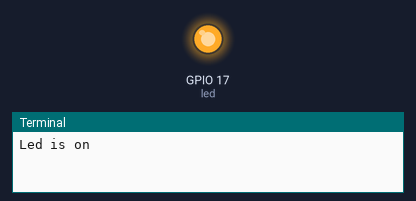
A program run on a simulated Raspberry Pi (BCM pin numbers). Parts: output pins drawn as LEDs (lit = HIGH), the last lines printed to the terminal. The clock reads 2024-03-15 10:24:30 at power-on unless the program sets it; camera commands give no picture and take their timeout (5 s if none is given; 1 s for webcam tools). At 5.3 s the program stops and its outputs stay as they are.

Above: at 0.1 s.
At 5.4 s:
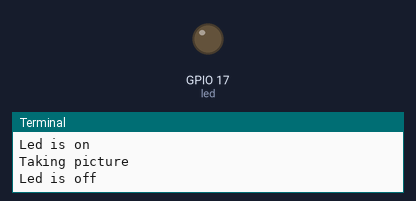
Timing chart, 0 to 6.8 s (numbered marks = the images above):
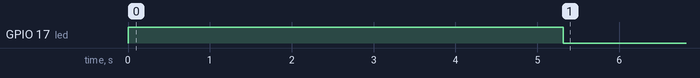

The program:

capture_led.py
```python
from gpiozero import LED
from time import sleep
import subprocess
from datetime import datetime

led = LED(17)

try:
	print ("Led is on")
	led.on()

	sleep(0.3)

	#Fliename date&time
	timestamp = datetime.now().strftime("%Y%m%d_%H%M%S")
	filename = f"foto_{timestamp}.png"

	print ("Taking picture")
	subprocess.run(["rpicam-still", "-o", filename])

	print ("Led is off")
	led.off()

except KeyboardInterrupt:
	led.off()
	print ("led is off manually")
```
